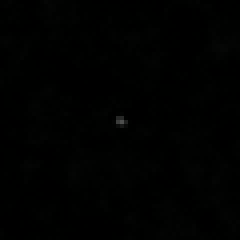
#> input picture data/raw/11897183.png, 60 x 60 px, given as the content of the folder ../data/raw/full_dataset, which was not available (shown 4 times larger)
$ jupyter execute --allow-errors 13-autoencoder_minimal_processing.ipynb   (text cells are left out)
#> lines starting #> are read from the running program, lines starting #| are printed output that depends on the picture; after the words box and inside, x2 and y2 are one past the last pixel; in counts of white or black regions, pixels touching at a corner belong together; long printed decimals are rounded; pictures that were not available may be replaced by others from this repository, and a replacement may not be noted
### src/data/preprocessing.py
import numpy as np
import cv2
import skimage
from sklearn.linear_model import LinearRegression
from skimage.segmentation import flood
from skimage.morphology import opening
from sklearn.decomposition import PCA
import math
from math import atan2

def norm(image):
    image = (image - image.min())/(image.max()- image.min())
    return image

def otsu(image: np.ndarray) -> np.ndarray:
    """OTSU algorithm automatically finds the thresholding

    Args:
        image (np.ndarray): input image

    Returns:
        np.ndarray: optimal threshold value
    """
    image = image.astype(np.uint8)

    return cv2.threshold(image, 0, 255, cv2.THRESH_BINARY + cv2.THRESH_OTSU)[1]

def threshold_2(image: np.ndarray) -> np.ndarray:

    image = image.astype(np.uint8)
    return cv2.threshold(image, 50, 255, cv2.THRESH_BINARY)[1]
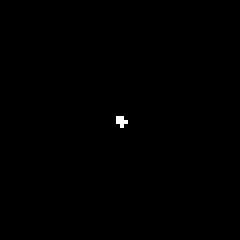
#> returned value: shape (60, 60) (shown 4 times larger); 0.17% white in thin lines or dots, all inside (x1, y1, x2, y2) = (29, 29, 32, 32)

# [4 lines left out: function threshold_3, not called in this run]

def remove_dust(image: np.ndarray) -> np.ndarray:
    """ tup = (29, 29)
    img = image
    if image[29, 29] > 250:
        tup = (29, 29)
    elif image[29, 30]>250:
        tup = (29, 30)
    elif image[30, 29]>250:
        tup = (30, 29)
    elif image[30, 30]>250:
        tup = (30, 30) """

    img = image
    center = image[27:33, 27:33]
#> center = [[0, 0, 0, 0, 0, 0], [0, 0, 0, 0, 0, 0], [0, 0, 121, 127.5, 0, 0], [0, 0, 192.9, 255, 101.3, 0], [0, 0, 0, 75.19, 0, 0], [0, 0, 0, 0, 0, 0]]

    if len(np.where(center>250))>1:
        #print(np.where(center > 250))
        y, x = np.where(center > 250)
#> y = [3]; x = [3]
        if y.size == 0:
            return image
        seed = (27+y[0], 27+x[0])
#> seed = (30, 30)
        mask = flood(image, seed, tolerance = 240)

        maska = np.invert(mask)
        maska = maska*1
        maska = maska.astype('uint8')
        temp = masking(image, maska)
#> in masking (call 2), `return cv2.bitwise_and(img, img, mask=mask)`: returned value: shape (60, 60) float64; every value is 0
        temp = opening(temp)
        image = np.logical_or(temp, masking(image, mask.astype('uint8')))
        image = masking(img, image.astype('uint8'))
    return image


# [13 lines left out: function dil_open, not called in this run]


def masking(img: np.ndarray, mask: np.ndarray):
    return cv2.bitwise_and(img, img, mask=mask)


# [4 lines left out: function preprop_hachaj, not called in this run]


def mass_mean(image: np.ndarray, borderMode=cv2.BORDER_CONSTANT) -> np.ndarray:
#> called with borderMode = 0
    x_mean = 0
    y_mean = 0
    val = sum([sum(i) for i in image])
#> val = 872.9

    if val == 0:
        return image

    for i in range(image.shape[0]):
        x_mean += sum(image[i, :]) * i
#> this loop made 60 passes
#> x_mean on passes 1 to 12: 0, 0, 0, 0, 0, 0, 0, 0, 0, 0, 0, 0
#> after the loop, x_mean = 26013.3

    x_mean = x_mean / val
#> x_mean = 29.8

    for j in range(image.shape[1]):
        y_mean += sum(image[:, j]) * j
#> this loop made 60 passes
#> after the loop, y_mean = 25974

    y_mean = y_mean / val
#> y_mean = 29.76

    translation_matrix = np.array(
        [[1, 0, 30 - y_mean], [0, 1, 30 - x_mean]], dtype=np.float32
    )
#> translation_matrix = [[1, 0, 0.243], [0, 1, 0.199]]

    return cv2.warpAffine(image, translation_matrix, (60, 60), borderMode = borderMode)


def main_line(img: np.ndarray) -> np.float32:
    mask = otsu(img)

    data = np.nonzero(mask)
#> data = ([29, 29, 30, 30, 30, 31], [29, 30, 29, 30, 31, 30])
    reg = LinearRegression()

    if len(data[0]) == 0:
        return 0

    reg.fit(data[0].reshape(-1, 1), data[1].reshape(-1, 1))

    return reg.coef_

# [14 lines left out: function main_line_weights, not called in this run]


def rotate(image: np.ndarray, weigthed = False, borderMode=cv2.BORDER_CONSTANT) -> np.ndarray: #cv2.BORDER_REFLECT101 #cv2.BORDER_REPLICATE #cv2.BORDER_CONSTANT
    if weigthed:
        a = main_line_weights(image)
    else:
        a = main_line(image)
#> a = [0.294]
    (h, w) = image.shape[:2]
#> h = 60; w = 60
    cX, cY = (w // 2, h // 2)
#> cX = 30; cY = 30
    stopnie = int(np.arctan(-a) * 180 / np.pi)
#> stopnie = -16
    M = cv2.getRotationMatrix2D((cX, cY), stopnie, 1.0)
#> M = [[0.961, -0.276, 9.43], [0.276, 0.961, -7.11]]

    return cv2.warpAffine(image, M, (w, h), borderMode = borderMode)

# [20 lines left out: functions better_binarize, preprop_2, not called in this run]

def preprop(image: np.ndarray) -> np.ndarray:
    """
    Current preprocessing presented by us

    Args: image: np.ndarray

    Returns: np.ndarray: Processed image
    """
    image = norm(image) #Very important!!!
    image = image * 255
    image = masking(image, threshold_2(image))
    image = remove_dust(image)
    image = mass_mean(image)
    return rotate(image)

# [56 lines left out: functions better_preprop, simple_preprop, prepro_hachaj_for_real, align_image_2, not called in this run]

### notebooks/13-autoencoder_minimal_processing.ipynb
[cell 1]
import numpy as np
import matplotlib.pyplot as plt
import math
import cv2
import sys
import os
from tqdm import tqdm
import seaborn as sns

[cell 2]
sys.path.append("..")
raw_test_data_path = os.path.join("..", "data", "raw", "test_dataset")
raw_full_data_path = os.path.join("..", "data", "raw", "full_dataset")
processed_test_data_path = os.path.join("..", "data", "processed", "test_dataset")
processed_full_data_path = os.path.join("..", "data", "processed", "full_dataset")

[cell 3]
sys.path.append("..")
from src.data.preprocessing import norm, mass_mean, rotate, align_image_2, preprop

[cell 4]
def simple_preprocessing(img: np.ndarray) -> np.ndarray:
    img = norm(img)
    img = mass_mean(img)
    img = rotate(img)
    return img

[cell 5]
for filename in tqdm(os.listdir(raw_full_data_path)):
    if filename.endswith(".png"):
        img = cv2.imread(os.path.join(raw_full_data_path, filename), cv2.IMREAD_GRAYSCALE)
        # Uncoment below to use simple_preprocessing
        # img = simple_preprocessing(img)
        img = preprop(img)
        cv2.imwrite(os.path.join(processed_full_data_path, filename), img)
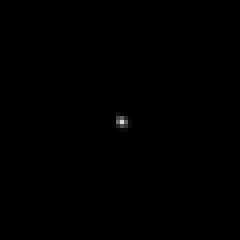
#> saved as 11897183.png: shape (60, 60) (shown 4 times larger); min 0, max 218, mean 0.2

print("\nPreprocessing done!\n")

[cell 6]
for img_anomaly_type in os.listdir(raw_full_data_path):
    for dir_number in os.listdir(os.path.join(raw_full_data_path, img_anomaly_type)):
        for img_number in os.listdir(os.path.join(raw_full_data_path, img_anomaly_type, dir_number)):
            img_path = os.path.join(raw_full_data_path, img_anomaly_type, dir_number, img_number)
            img = cv2.imread(img_path, cv2.IMREAD_GRAYSCALE)
            img = preprop(img)
#> the loop in mass_mean (call 2), `for i in range(image.shape[0]):` made 60 passes
#> the loop in mass_mean (call 2), `for j in range(image.shape[1]):` made 60 passes
            cv2.imwrite(os.path.join(processed_full_data_path, img_number), img)

[cell 7]
def signaltonoise(img: np.ndarray) -> float:
    signal = np.mean(img[:])
#> signal = 0.243
    noise = np.std(img[:])
#> noise = 5.13
    return 10*math.log10(signal / noise)

[cell 8]
stn_list = []

for filename in tqdm(os.listdir(processed_full_data_path)):
    if filename.endswith(".png"):
        img = cv2.imread(os.path.join(processed_full_data_path, filename))
        stn = signaltonoise(img)
#> stn = -13.24
        stn_list.append((img, stn))

[cell 9]
print(f"Length: {len(stn_list)}")
#| Length: 1
print(f"Mean: {np.mean([x[1] for x in stn_list])}")
#| Mean: -13.241
print(f"Max: {np.max([x[1] for x in stn_list])}")
#| Max: -13.241
print(f"Min: {np.min([x[1] for x in stn_list])}")
#| Min: -13.241

[cell 10]
stn_list = sorted(stn_list, key=lambda x: x[1], reverse=True)
#> stn_list = 1 item

[cell 11]
figX, axsX = plt.subplots(4, 4, figsize=(14, 14))

#> (the rest of this cell did not finish here and is left out)

[cell 12]
plt.plot([x[1] for x in stn_list])
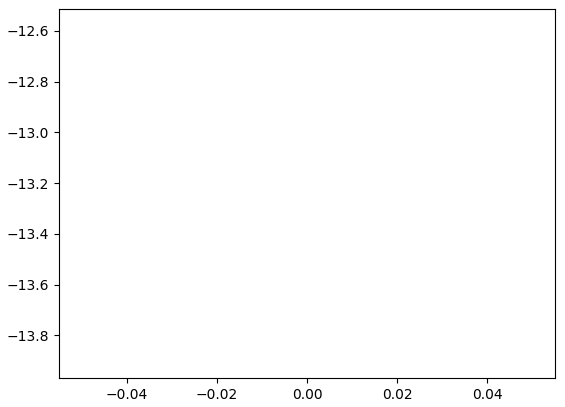
#> figure drawn by matplotlib, 1 panel

#> (a cell that did not finish here is left out)

[cell 14]
STN_THRESHOLD = -7.5

[cell 15]
data_after_threshold = [x for x in stn_list if x[1] < STN_THRESHOLD]
#> data_after_threshold = 1 item

[cell 16]
plt.plot([x[1] for x in data_after_threshold])

#> (a cell that did not finish here is left out)

[cell 18]
figX, axsX = plt.subplots(4, 4, figsize=(14, 14))

#> (the rest of this cell did not finish here and is left out)

[cell 19]
for index, img in tqdm(enumerate(data_after_threshold)):
    image_to_save = cv2.cvtColor(img[0], cv2.COLOR_BGR2GRAY)
    cv2.imwrite(os.path.join('..', 'data', 'processed', 'stn_dataset', f"stn_{index}.png"), image_to_save)
#> this loop made 1 pass

[cell 20]
img = cv2.imread('../data/processed/stn_dataset/stn_0.png', cv2.IMREAD_GRAYSCALE)
img.shape
#> Out = (60, 60)

$ run again, on data/raw/1/26834354.png
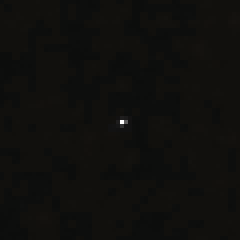
#> input picture data/raw/1/26834354.png, 60 x 60 px, given as the content of the folder ../data/raw/full_dataset, which was not available (shown 4 times larger)
#> center = [[0, 0, 0, 0, 0, 0], [0, 0, 0, 0, 0, 0], [0, 0, 0, 0, 0, 0], [0, 0, 0, 255, 84.3, 0], [0, 0, 0, 0, 0, 0], [0, 0, 0, 0, 0, 0]]
#> y = [3]
#> seed = (30, 30)
#> mask: shape (60, 60) bool; 0.06% white in thin lines or dots, all inside (x1, y1, x2, y2) = (30, 30, 32, 31)
#> in remove_dust, `maska = np.invert(mask)`:
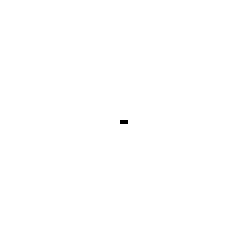
#> maska: shape (60, 60) bool (shown 4 times larger); 99.9% white; black in thin lines or dots, all inside (x1, y1, x2, y2) = (30, 30, 32, 31)
#> val = 339.3
#> the loop in mass_mean, `for i in range(image.shape[0]):` made 60 passes
#> x_mean on passes 1 to 8: 0, 0, 0, 0, 0, 0, 0, 0
#> after the loop in mass_mean, `for i in range(image.shape[0]):`: x_mean = 10178.9
#> in mass_mean, `x_mean = x_mean / val`: x_mean = 30
#> the loop in mass_mean, `for j in range(image.shape[1]):` made 60 passes
#> after the loop in mass_mean, `for j in range(image.shape[1]):`: y_mean = 10263.2
#> in mass_mean, `y_mean = y_mean / val`: y_mean = 30.25
#> translation_matrix = [[1, 0, -0.248], [0, 1, 0]]
#> data = ([30], [30])
#> a = [0]
#> stopnie = 0
#> M = [[1, 0, 0], [0, 1, 0]]
#> the loop in mass_mean (call 2), `for i in range(image.shape[0]):` made 60 passes
#> the loop in mass_mean (call 2), `for j in range(image.shape[1]):` made 60 passes
#> signal = 0.0942
#> noise = 3.84
#> stn = -16.1
#| Length: 1
#| Mean: -16.100
#| Max: -16.100
#| Min: -16.100
#> stn_list = 1 item
#> `[cell 12] plt.plot([x[1] for x in stn_list])`:
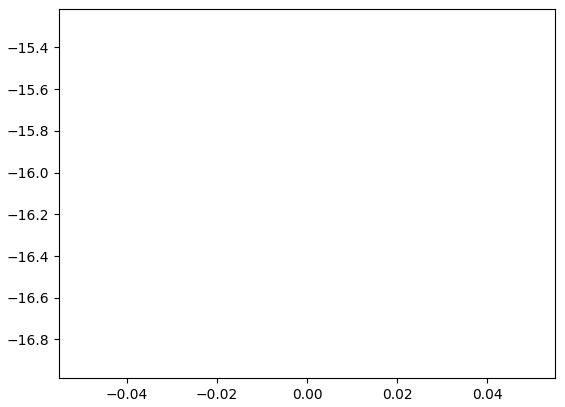
#> figure drawn by matplotlib, 1 panel
#> the loop `for index, img in tqdm(enumerate(data_after_threshold)):` made 1 pass

$ run again, on data/raw/1/26854502.png
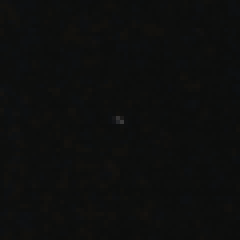
#> input picture data/raw/1/26854502.png, 60 x 60 px, given as the content of the folder ../data/raw/full_dataset, which was not available (shown 4 times larger)
#> center = [[0, 0, 0, 0, 0, 0], [0, 0, 0, 0, 0, 0], [0, 55.43, 210.7, 77.61, 0, 0], [0, 0, 144.1, 255, 0, 0], [0, 0, 0, 0, 0, 0], [0, 0, 0, 0, 0, 0]]
#> y = [3]
#> seed = (30, 30)
#> mask: shape (60, 60) bool; 0.14% white in thin lines or dots, all inside (x1, y1, x2, y2) = (28, 29, 31, 31)
#> val = 742.8
#> the loop in mass_mean, `for i in range(image.shape[0]):` made 60 passes
#> x_mean on passes 1 to 8: 0, 0, 0, 0, 0, 0, 0, 0
#> after the loop in mass_mean, `for i in range(image.shape[0]):`: x_mean = 21941.1
#> in mass_mean, `x_mean = x_mean / val`: x_mean = 29.54
#> the loop in mass_mean, `for j in range(image.shape[1]):` made 60 passes
#> after the loop in mass_mean, `for j in range(image.shape[1]):`: y_mean = 21819.1
#> in mass_mean, `y_mean = y_mean / val`: y_mean = 29.37
#> translation_matrix = [[1, 0, 0.627], [0, 1, 0.463]]
#> data = ([29, 29, 30, 30, 30, 31, 31], [29, 30, 29, 30, 31, 30, 31])
#> a = [0.5]
#> stopnie = -26
#> M = [[0.899, -0.438, 16.19], [0.438, 0.899, -10.11]]
#> the loop in mass_mean (call 2), `for i in range(image.shape[0]):` made 60 passes
#> the loop in mass_mean (call 2), `for j in range(image.shape[1]):` made 60 passes
#> signal = 0.21
#> noise = 4.23
#> stn = -13.05
#| Length: 1
#| Mean: -13.050
#| Max: -13.050
#| Min: -13.050
#> stn_list = 1 item
#> `[cell 12] plt.plot([x[1] for x in stn_list])`:
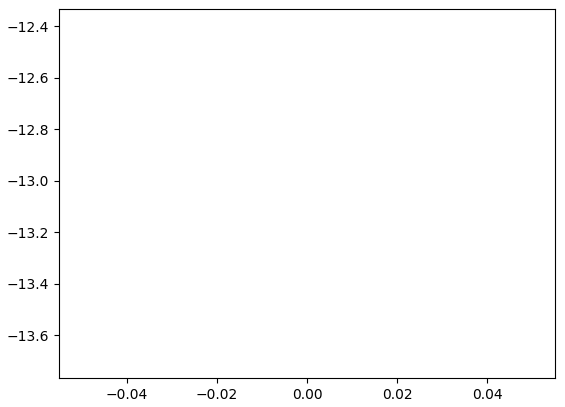
#> figure drawn by matplotlib, 1 panel
#> the loop `for index, img in tqdm(enumerate(data_after_threshold)):` made 1 pass

$ run again, on data/raw/1/26865715.png
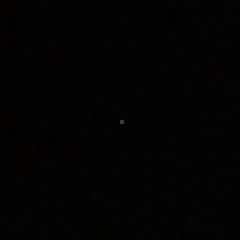
#> input picture data/raw/1/26865715.png, 60 x 60 px, given as the content of the folder ../data/raw/full_dataset, which was not available (shown 4 times larger)
#> center = [[0, 0, 0, 0, 0, 0], [0, 0, 0, 0, 0, 0], [0, 0, 0, 0, 0, 0], [0, 0, 0, 255, 0, 0], [0, 0, 0, 0, 0, 0], [0, 0, 0, 0, 0, 0]]
#> y = [3]
#> seed = (30, 30)
#> mask: shape (60, 60) bool; 0.03% white in thin lines or dots, all inside (x1, y1, x2, y2) = (30, 30, 31, 31)
#> in remove_dust, `maska = np.invert(mask)`:
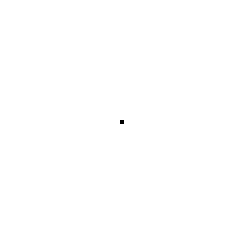
#> maska: shape (60, 60) bool (shown 4 times larger); 100% white; black in thin lines or dots, all inside (x1, y1, x2, y2) = (30, 30, 31, 31)
#> val = 255
#> the loop in mass_mean, `for i in range(image.shape[0]):` made 60 passes
#> x_mean on passes 1 to 8: 0, 0, 0, 0, 0, 0, 0, 0
#> after the loop in mass_mean, `for i in range(image.shape[0]):`: x_mean = 7650
#> in mass_mean, `x_mean = x_mean / val`: x_mean = 30
#> the loop in mass_mean, `for j in range(image.shape[1]):` made 60 passes
#> after the loop in mass_mean, `for j in range(image.shape[1]):`: y_mean = 7650
#> in mass_mean, `y_mean = y_mean / val`: y_mean = 30
#> translation_matrix = [[1, 0, 0], [0, 1, 0]]
#> data = ([30], [30])
#> a = [0]
#> stopnie = 0
#> M = [[1, 0, 0], [0, 1, 0]]
#> the loop in mass_mean (call 2), `for i in range(image.shape[0]):` made 60 passes
#> the loop in mass_mean (call 2), `for j in range(image.shape[1]):` made 60 passes
#> signal = 0.0708
#> noise = 4.25
#> stn = -17.78
#| Length: 1
#| Mean: -17.781
#| Max: -17.781
#| Min: -17.781
#> stn_list = 1 item
#> `[cell 12] plt.plot([x[1] for x in stn_list])`:
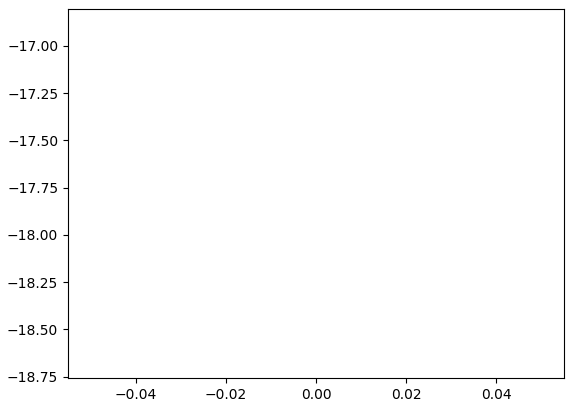
#> figure drawn by matplotlib, 1 panel
#> the loop `for index, img in tqdm(enumerate(data_after_threshold)):` made 1 pass
